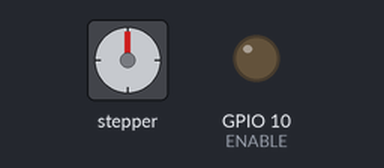
This program was run on a simulated Raspberry Pi (BCM pin numbers). Parts: stepper motor, output pins drawn as LEDs (lit = HIGH). The stepper is drawn at 200 steps a turn; pins used as bus, display or sensor lines are not drawn. At 33.1 s the program stops and its outputs stay as they are.

Above: at 0.15 s.
At 7.95 s:
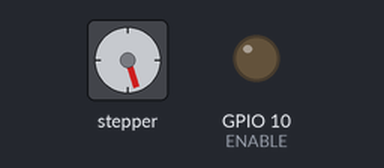
At 16.35 s:
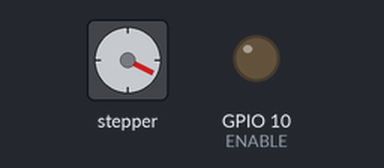
At 33.1 s:
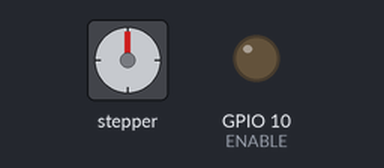
Timing chart, 0 to 34.6 s (numbered marks = the images above):
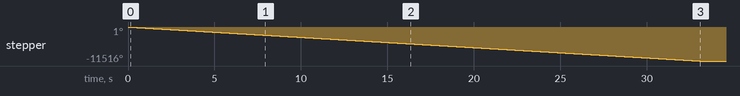

Measured:
- by itself, stepper: turns 11516° counter-clockwise in 33.1 s

The program:

a4988.py
```python
import pigpio
import time

ROTATION = 2
STEP_PER_ROTATE = 200
MICROSTEP = 16

ENABLE = 10
MS1 = 9
MS2 = 11
MS3 = 5
RESET = 6
SLEEP = 13
STEP = 19
DIR = 26

WAIT = 0.005

pi = pigpio.pi()

for pin in [ENABLE, MS1, MS2, MS3, RESET, SLEEP, STEP, DIR]:
    pi.set_mode(pin, pigpio.OUTPUT)

pi.write(RESET, 0)

pi.write(SLEEP, 1)

pi.write(MS1, 1)
pi.write(MS2, 1)
pi.write(MS3, 1)
pi.write(DIR, 0)
pi.write(STEP, 0)

pi.write(ENABLE, 0)

time.sleep(0.001)
pi.write(RESET, 1)

for i in range(STEP_PER_ROTATE * MICROSTEP * ROTATION):
    pi.write(STEP, 1)
    time.sleep(WAIT / 2)
    pi.write(STEP, 0)
    time.sleep(WAIT / 2)
```
